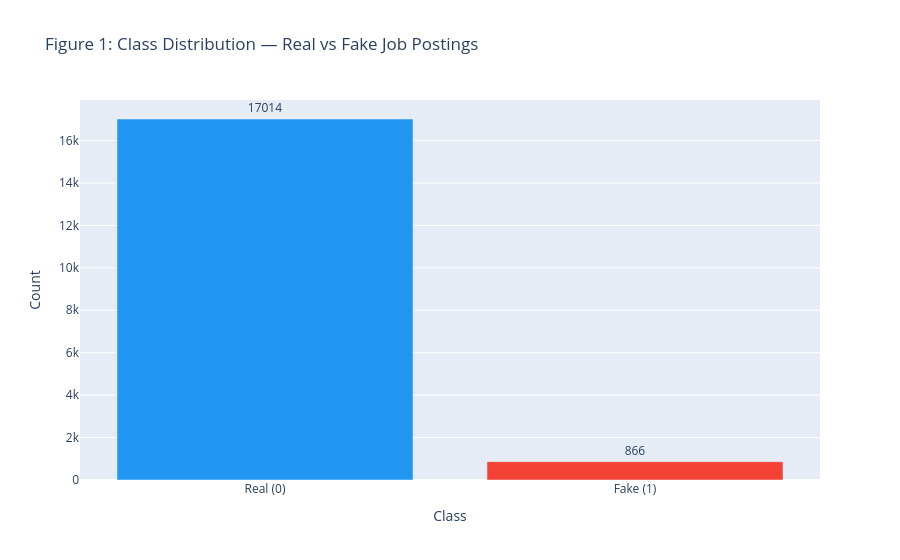

Notebook cell for this chart:
### Markdown cell above
Class Distribution

### Code cell
class_counts = df['fraudulent'].value_counts().reset_index()
class_counts.columns = ['Class', 'Count']
class_counts['Label'] = class_counts['Class'].map({0: 'Real (0)', 1: 'Fake (1)'})

fig = px.bar(
    class_counts, x='Label', y='Count',
    color='Label',
    color_discrete_map={'Real (0)': '#2196F3', 'Fake (1)': '#F44336'},
    title='Figure 1: Class Distribution — Real vs Fake Job Postings',
    text='Count'
)
fig.update_traces(textposition='outside')
fig.update_layout(showlegend=False, xaxis_title='Class', yaxis_title='Count')
fig.show()

### Figure 1 — Plotly figure (JSON) as saved in the notebook; plotly's stock layout.template omitted (floating-point values rounded to 4 significant figures)
{"data": [{"hovertemplate": "Label=%{x}<br>Count=%{text}<extra></extra>", "legendgroup": "Real (0)", "marker": {"color": "#2196F3", "pattern": {"shape": ""}}, "name": "Real (0)", "orientation": "v", "showlegend": true, "text": [17010.0], "textposition": "outside", "type": "bar", "x": ["Real (0)"], "xaxis": "x", "y": [17014], "yaxis": "y"}, {"hovertemplate": "Label=%{x}<br>Count=%{text}<extra></extra>", "legendgroup": "Fake (1)", "marker": {"color": "#F44336", "pattern": {"shape": ""}}, "name": "Fake (1)", "orientation": "v", "showlegend": true, "text": [866.0], "textposition": "outside", "type": "bar", "x": ["Fake (1)"], "xaxis": "x", "y": [866], "yaxis": "y"}], "layout": {"barmode": "relative", "legend": {"title": {"text": "Label"}, "tracegroupgap": 0}, "showlegend": false, "title": {"text": "Figure 1: Class Distribution — Real vs Fake Job Postings"}, "xaxis": {"anchor": "y", "categoryarray": ["Real (0)", "Fake (1)"], "categoryorder": "array", "domain": [0, 1], "title": {"text": "Class"}}, "yaxis": {"anchor": "x", "domain": [0, 1], "title": {"text": "Count"}}}}
